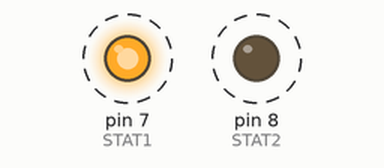
This sketch was run on a simulated Arduino Uno, built with avr-gcc and run on an emulated ATmega328P. On the bench: output pins drawn as LEDs (lit = HIGH). Dashed ring = blinking.

Above: at 0.2 s.
Timing chart, 0 to 3.0 s (numbered marks = the images above):
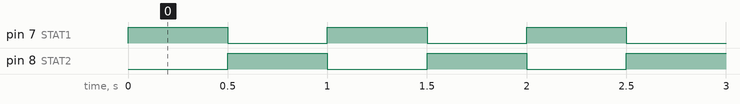

Measured:
- by itself, pin 7 (STAT1), pin 8 (STAT2): alternates HIGH for 0.50 s and LOW for 0.50 s

The sketch:

Blink.ino
```cpp
// (licence header left out)
//create global variables for status LEDs
const byte STAT1 = 7;
const byte STAT2 = 8;

void setup()
{
 //set up the status pins as outputs
  pinMode(STAT1, OUTPUT);
  pinMode(STAT2, OUTPUT);
}

void loop()
{
  //turn STAT1 on and STAT2 off
  digitalWrite(STAT1,HIGH);
  digitalWrite(STAT2,LOW);
  //wait for 500ms
  delay(500);
  //Turn STAT1 off and STAT2 on
  digitalWrite(STAT1,LOW);
  digitalWrite(STAT2,HIGH);
  //wait for 500ms
  delay(500);
}
```
